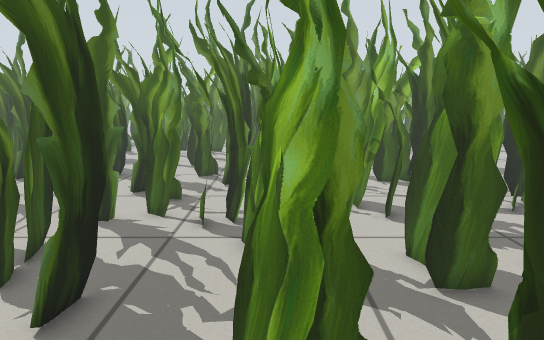
View 1 (above)

19 first-person views from a walk through a world built for the Gazebo simulator. The camera is 0.19 m above the floor, tilts 10° down and sees 75° across. The floor is counted in squares, 0.05 m on a side. Each view is taken from the middle of a square. On the plan, view 1 faces up. The plan holds only what a view shows up to about 20 squares ahead; the rest is blank. The place goes on beyond the plan.

View 2
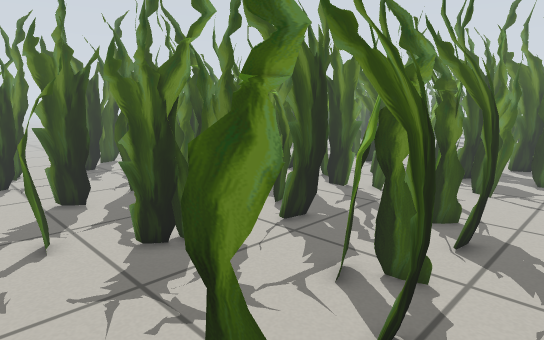

View 3
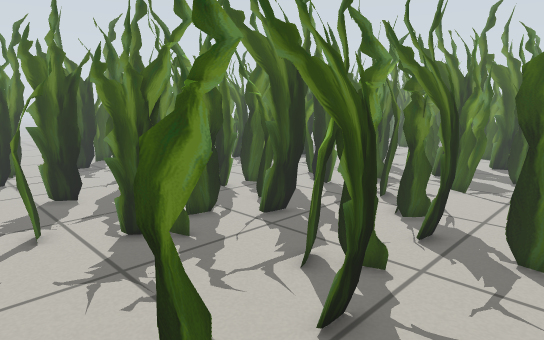

View 4
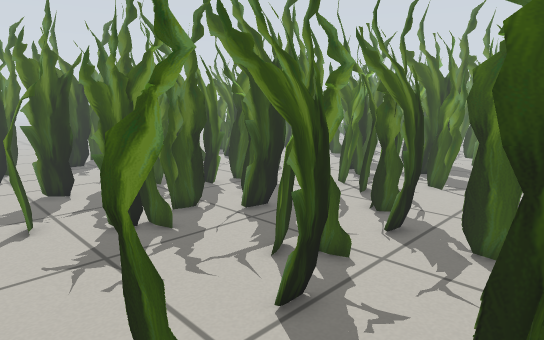

View 5
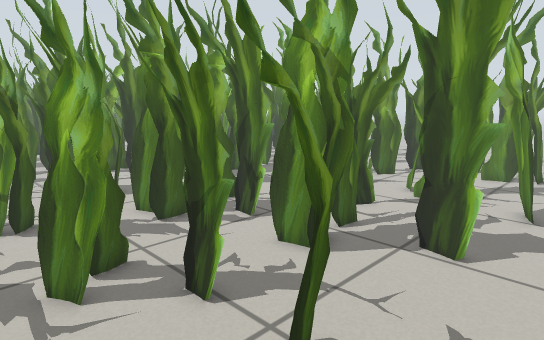

View 6
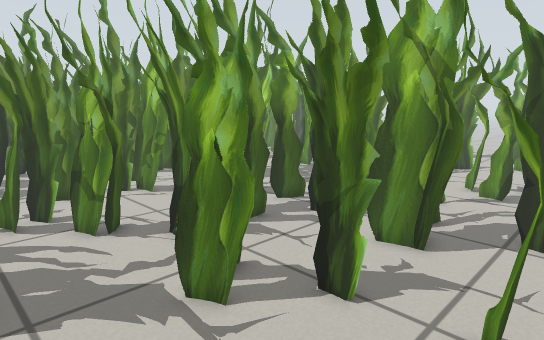

View 7
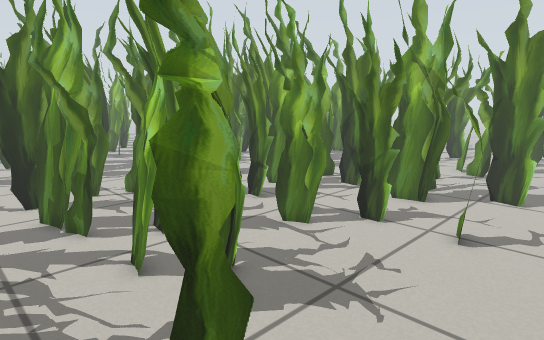

View 8
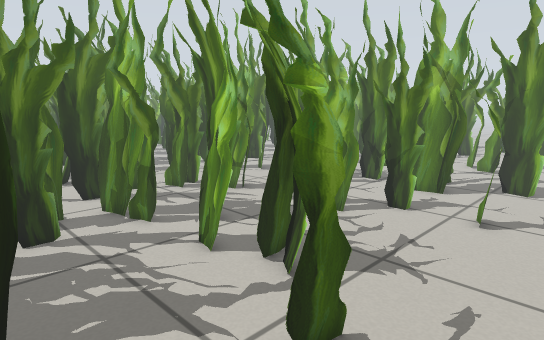

View 9
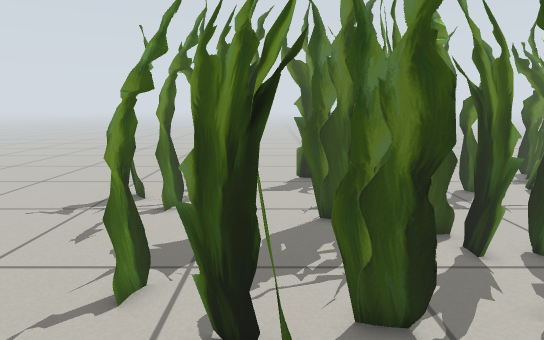

View 10
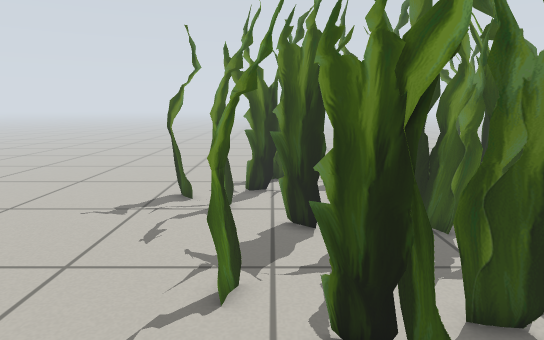

View 11
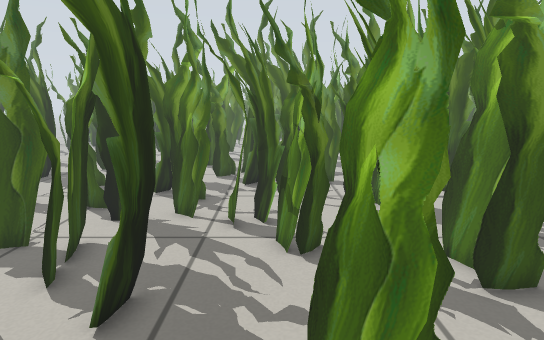

View 12
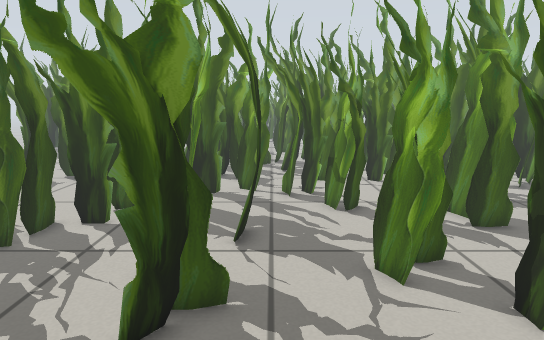

View 13
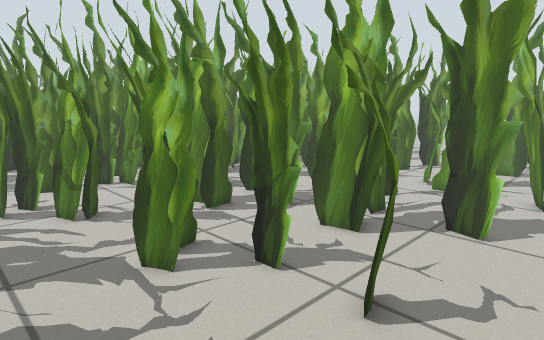

View 14
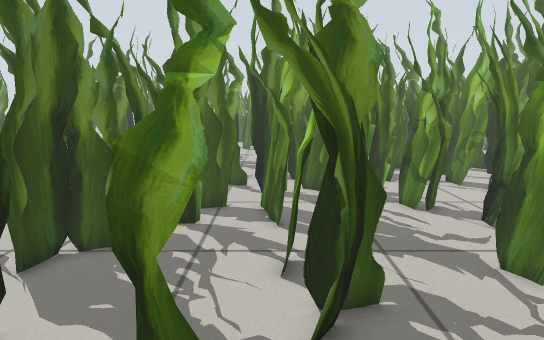

View 15
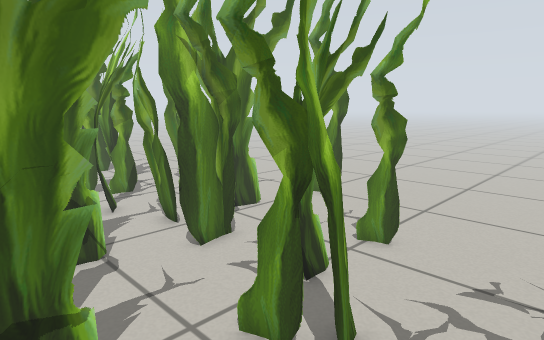

View 16
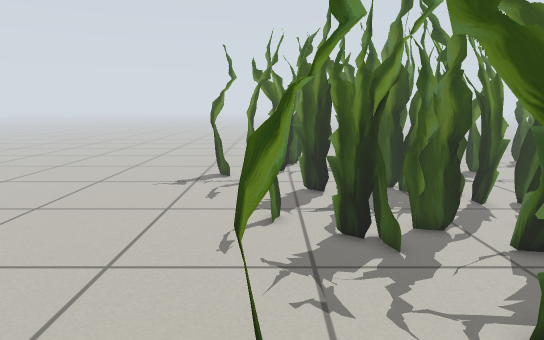

View 17
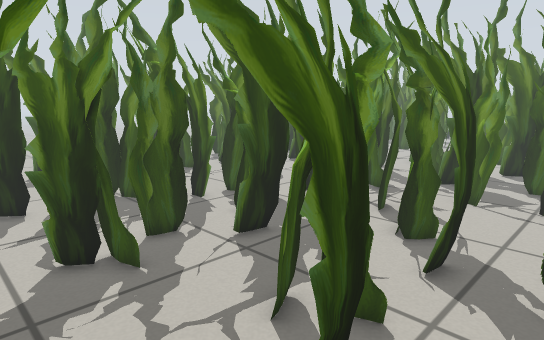

View 18
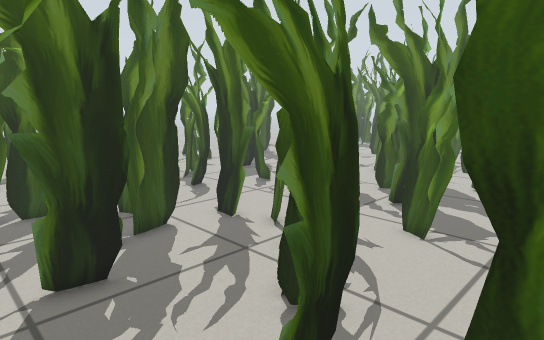

View 19
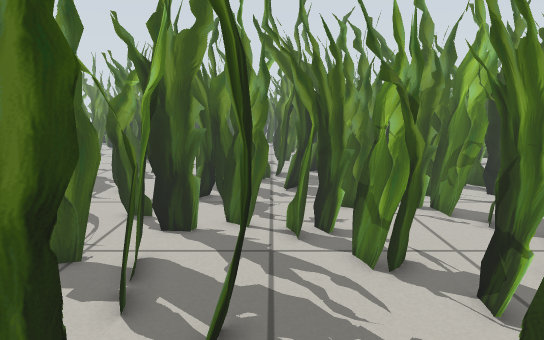

### Floor plan
Key: @ floor where view 1 was taken; # wall or solid block; . floor; = window, fence, low wall or low ledge; T thing the floor can be seen under or through.
Columns run from 16 left of view 1 to 21 right of it. Each row starts with its distance up from view 1.
 23            #   ###
 22            ######  ##
 21              ###.  #
 20               #... =   ####
 19               ##.########
 18              ###.==#####
 17             ###....### #
 16             #...... =# #= =
 15             #..=TT==## #####
 14  ####      ##...=TTT#
 13 # ..#      =#T....TT#
 12 # .. #     #=TT=...T#
 11 # ...##   ##.TTT....#
 10   ....#####T.TTTT...#
  9  #==..#==.TT...TT...#
  8 #### .===.=TT...TT=###
  7    # TTTT.T=T=..TT==##
  6     #TTTT.TTT=..TT..=#
  5      #.....TT=..TT...#
  4      #....=T....T=...##
  3      #....TTT...T==..##########=
  2     ###...TTT....T=..##==.###==#
  1    ###=...T=.....T=..=TT....#=###
  0   ###=.. T......@T=....TT.....#######=
 -1  =##....===......==...TTT..####..##==#
 -2  #=#..................TTT.. ==.....
 -3  #.........................
 -4  #=................   ## ..

Where each view was taken, in squares from view 1:
view 1: 0 up, 0 right, facing up
view 2: 3 down, 4 right, facing up-left
view 3: 3 down, 5 right, facing up-left
view 4: 3 down, 6 right, facing up-left
view 5: 4 down, 2 left, facing up-right
view 6: 2 down, 4 left, facing up-right
view 7: 4 down, 9 left, facing up-right
view 8: 4 down, 11 left, facing up-right
view 9: 2 up, 0 right, facing left
view 10: 0 up, 0 right, facing left
view 11: 0 up, 1 left, facing up
view 12: 4 down, 3 left, facing up
view 13: 4 down, 4 left, facing up-right
view 14: 4 down, 6 left, facing up
view 15: 8 up, 3 left, facing down-right
view 16: 1 down, 5 right, facing left
view 17: 1 down, 4 right, facing up-left
view 18: 4 up, 4 right, facing up-left
view 19: 1 up, 3 left, facing up
